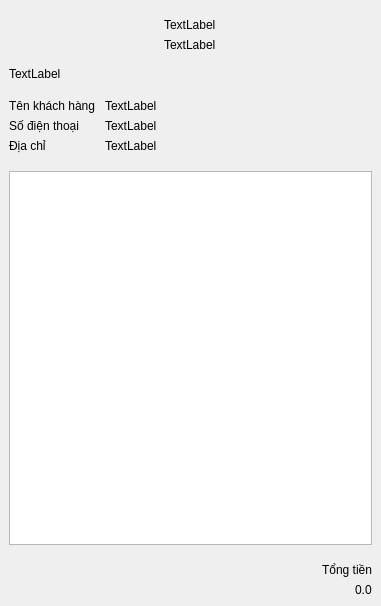
<?xml version="1.0" encoding="UTF-8"?>
<ui version="4.0">
 <class>FCTHD</class>
 <widget class="QDialog" name="FCTHD">
  <property name="geometry">
   <rect>
    <x>0</x>
    <y>0</y>
    <width>381</width>
    <height>606</height>
   </rect>
  </property>
  <property name="windowTitle">
   <string>Dialog</string>
  </property>
  <layout class="QVBoxLayout" name="verticalLayout">
   <property name="spacing">
    <number>0</number>
   </property>
   <property name="leftMargin">
    <number>0</number>
   </property>
   <property name="topMargin">
    <number>0</number>
   </property>
   <property name="rightMargin">
    <number>0</number>
   </property>
   <property name="bottomMargin">
    <number>0</number>
   </property>
   <item>
    <widget class="QWidget" name="widget_3" native="true">
     <property name="autoFillBackground">
      <bool>true</bool>
     </property>
     <property name="styleSheet">
      <string notr="true">background-image: url(:/icon/Icon/b.png);</string>
     </property>
     <layout class="QVBoxLayout" name="verticalLayout_3">
      <item alignment="Qt::AlignHCenter">
       <widget class="QWidget" name="" native="true">
        <layout class="QVBoxLayout" name="verticalLayout_2">
         <item>
          <widget class="QLabel" name="label">
           <property name="text">
            <string>TextLabel</string>
           </property>
          </widget>
         </item>
         <item>
          <widget class="QLabel" name="label_2">
           <property name="text">
            <string>TextLabel</string>
           </property>
          </widget>
         </item>
        </layout>
       </widget>
      </item>
      <item>
       <widget class="QLabel" name="label_13">
        <property name="text">
         <string>TextLabel</string>
        </property>
       </widget>
      </item>
     </layout>
    </widget>
   </item>
   <item>
    <widget class="QWidget" name="widget" native="true">
     <layout class="QVBoxLayout" name="verticalLayout_4">
      <item>
       <layout class="QGridLayout" name="gridLayout">
        <item row="0" column="0">
         <widget class="QLabel" name="label_3">
          <property name="maximumSize">
           <size>
            <width>90</width>
            <height>16777215</height>
           </size>
          </property>
          <property name="text">
           <string>Tên khách hàng</string>
          </property>
         </widget>
        </item>
        <item row="0" column="1">
         <widget class="QLabel" name="label_7">
          <property name="text">
           <string>TextLabel</string>
          </property>
         </widget>
        </item>
        <item row="1" column="0">
         <widget class="QLabel" name="label_4">
          <property name="maximumSize">
           <size>
            <width>90</width>
            <height>16777215</height>
           </size>
          </property>
          <property name="text">
           <string>Số điện thoại</string>
          </property>
         </widget>
        </item>
        <item row="1" column="1">
         <widget class="QLabel" name="label_8">
          <property name="text">
           <string>TextLabel</string>
          </property>
         </widget>
        </item>
        <item row="2" column="0">
         <widget class="QLabel" name="label_5">
          <property name="maximumSize">
           <size>
            <width>90</width>
            <height>16777215</height>
           </size>
          </property>
          <property name="text">
           <string>Địa chỉ</string>
          </property>
         </widget>
        </item>
        <item row="2" column="1">
         <widget class="QLabel" name="label_9">
          <property name="text">
           <string>TextLabel</string>
          </property>
         </widget>
        </item>
       </layout>
      </item>
     </layout>
    </widget>
   </item>
   <item>
    <widget class="QWidget" name="widget_2" native="true">
     <layout class="QVBoxLayout" name="verticalLayout_6">
      <item>
       <widget class="QTableView" name="tableView"/>
      </item>
     </layout>
    </widget>
   </item>
   <item>
    <widget class="QWidget" name="widget_4" native="true">
     <property name="maximumSize">
      <size>
       <width>16777215</width>
       <height>60</height>
      </size>
     </property>
     <layout class="QVBoxLayout" name="verticalLayout_5">
      <item alignment="Qt::AlignRight">
       <widget class="QLabel" name="label_11">
        <property name="text">
         <string>Tổng tiền</string>
        </property>
       </widget>
      </item>
      <item alignment="Qt::AlignRight">
       <widget class="QLabel" name="label_12">
        <property name="text">
         <string>0.0</string>
        </property>
       </widget>
      </item>
     </layout>
    </widget>
   </item>
  </layout>
 </widget>
 <resources/>
 <connections/>
</ui>
